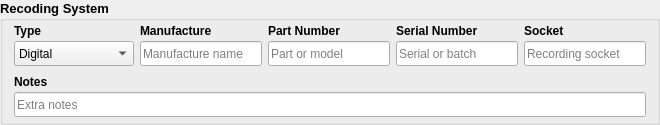
        <widget class="QGroupBox" name="sysGroup">
         <property name="minimumSize">
          <size>
           <width>660</width>
           <height>125</height>
          </size>
         </property>
         <property name="maximumSize">
          <size>
           <width>16777215</width>
           <height>125</height>
          </size>
         </property>
         <property name="font">
          <font>
           <pointsize>10</pointsize>
           <bold>true</bold>
          </font>
         </property>
         <property name="title">
          <string>Recoding System</string>
         </property>
         <layout class="QVBoxLayout" name="sysLayout">
          <property name="topMargin">
           <number>0</number>
          </property>
          <property name="bottomMargin">
           <number>6</number>
          </property>
          <item>
           <layout class="QHBoxLayout" name="sysStdLayout">
            <item>
             <layout class="QVBoxLayout" name="sysTypLayout">
              <property name="spacing">
               <number>0</number>
              </property>
              <item>
               <widget class="QLabel" name="sysTypLabel">
                <property name="minimumSize">
                 <size>
                  <width>0</width>
                  <height>20</height>
                 </size>
                </property>
                <property name="maximumSize">
                 <size>
                  <width>16777215</width>
                  <height>20</height>
                 </size>
                </property>
                <property name="font">
                 <font>
                  <pointsize>9</pointsize>
                  <bold>true</bold>
                 </font>
                </property>
                <property name="text">
                 <string>Type</string>
                </property>
               </widget>
              </item>
              <item>
               <widget class="QComboBox" name="sysTypCombo">
                <property name="minimumSize">
                 <size>
                  <width>120</width>
                  <height>25</height>
                 </size>
                </property>
                <property name="maximumSize">
                 <size>
                  <width>120</width>
                  <height>25</height>
                 </size>
                </property>
                <property name="font">
                 <font>
                  <pointsize>9</pointsize>
                  <bold>false</bold>
                 </font>
                </property>
                <item>
                 <property name="text">
                  <string>Digital</string>
                 </property>
                </item>
                <item>
                 <property name="text">
                  <string>Analog</string>
                 </property>
                </item>
               </widget>
              </item>
             </layout>
            </item>
            <item>
             <layout class="QVBoxLayout" name="sysMfrLayout">
              <property name="spacing">
               <number>0</number>
              </property>
              <item>
               <widget class="QLabel" name="sysMfrLabel">
                <property name="minimumSize">
                 <size>
                  <width>0</width>
                  <height>20</height>
                 </size>
                </property>
                <property name="maximumSize">
                 <size>
                  <width>16777215</width>
                  <height>20</height>
                 </size>
                </property>
                <property name="font">
                 <font>
                  <pointsize>9</pointsize>
                  <bold>true</bold>
                 </font>
                </property>
                <property name="text">
                 <string>Manufacture</string>
                </property>
               </widget>
              </item>
              <item>
               <widget class="QLineEdit" name="sysMfrLine">
                <property name="minimumSize">
                 <size>
                  <width>120</width>
                  <height>25</height>
                 </size>
                </property>
                <property name="maximumSize">
                 <size>
                  <width>16777215</width>
                  <height>25</height>
                 </size>
                </property>
                <property name="font">
                 <font>
                  <pointsize>9</pointsize>
                  <italic>false</italic>
                  <bold>false</bold>
                 </font>
                </property>
                <property name="placeholderText">
                 <string>Manufacture name</string>
                </property>
               </widget>
              </item>
             </layout>
            </item>
            <item>
             <layout class="QVBoxLayout" name="sysPrtLayout">
              <property name="spacing">
               <number>0</number>
              </property>
              <item>
               <widget class="QLabel" name="sysPrtLabel">
                <property name="minimumSize">
                 <size>
                  <width>0</width>
                  <height>20</height>
                 </size>
                </property>
                <property name="maximumSize">
                 <size>
                  <width>16777215</width>
                  <height>20</height>
                 </size>
                </property>
                <property name="font">
                 <font>
                  <pointsize>9</pointsize>
                  <bold>true</bold>
                 </font>
                </property>
                <property name="text">
                 <string>Part Number</string>
                </property>
               </widget>
              </item>
              <item>
               <widget class="QLineEdit" name="sysPrtLine">
                <property name="minimumSize">
                 <size>
                  <width>120</width>
                  <height>25</height>
                 </size>
                </property>
                <property name="maximumSize">
                 <size>
                  <width>16777215</width>
                  <height>25</height>
                 </size>
                </property>
                <property name="font">
                 <font>
                  <pointsize>9</pointsize>
                  <italic>false</italic>
                  <bold>false</bold>
                 </font>
                </property>
                <property name="placeholderText">
                 <string>Part or model</string>
                </property>
               </widget>
              </item>
             </layout>
            </item>
            <item>
             <layout class="QVBoxLayout" name="sysSrnLayout">
              <property name="spacing">
               <number>0</number>
              </property>
              <item>
               <widget class="QLabel" name="sysSrnLabel">
                <property name="minimumSize">
                 <size>
                  <width>0</width>
                  <height>20</height>
                 </size>
                </property>
                <property name="maximumSize">
                 <size>
                  <width>16777215</width>
                  <height>20</height>
                 </size>
                </property>
                <property name="font">
                 <font>
                  <pointsize>9</pointsize>
                  <bold>true</bold>
                 </font>
                </property>
                <property name="text">
                 <string>Serial Number</string>
                </property>
               </widget>
              </item>
              <item>
               <widget class="QLineEdit" name="sysSrnLine">
                <property name="minimumSize">
                 <size>
                  <width>120</width>
                  <height>25</height>
                 </size>
                </property>
                <property name="maximumSize">
                 <size>
                  <width>16777215</width>
                  <height>25</height>
                 </size>
                </property>
                <property name="font">
                 <font>
                  <pointsize>9</pointsize>
                  <bold>false</bold>
                 </font>
                </property>
                <property name="placeholderText">
                 <string>Serial or batch</string>
                </property>
               </widget>
              </item>
             </layout>
            </item>
            <item>
             <layout class="QVBoxLayout" name="sysSocLayout">
              <property name="spacing">
               <number>0</number>
              </property>
              <item>
               <widget class="QLabel" name="sysSocLabel">
                <property name="minimumSize">
                 <size>
                  <width>0</width>
                  <height>20</height>
                 </size>
                </property>
                <property name="maximumSize">
                 <size>
                  <width>16777215</width>
                  <height>20</height>
                 </size>
                </property>
                <property name="font">
                 <font>
                  <pointsize>9</pointsize>
                  <bold>true</bold>
                 </font>
                </property>
                <property name="text">
                 <string>Socket</string>
                </property>
               </widget>
              </item>
              <item>
               <widget class="QLineEdit" name="sysSocLine">
                <property name="minimumSize">
                 <size>
                  <width>120</width>
                  <height>25</height>
                 </size>
                </property>
                <property name="maximumSize">
                 <size>
                  <width>16777215</width>
                  <height>25</height>
                 </size>
                </property>
                <property name="font">
                 <font>
                  <pointsize>9</pointsize>
                  <bold>false</bold>
                 </font>
                </property>
                <property name="placeholderText">
                 <string>Recording socket</string>
                </property>
               </widget>
              </item>
             </layout>
            </item>
           </layout>
          </item>
          <item>
           <layout class="QVBoxLayout" name="sysNoteLayout">
            <property name="spacing">
             <number>0</number>
            </property>
            <item>
             <widget class="QLabel" name="sysNoteLabel">
              <property name="minimumSize">
               <size>
                <width>0</width>
                <height>20</height>
               </size>
              </property>
              <property name="maximumSize">
               <size>
                <width>16777215</width>
                <height>20</height>
               </size>
              </property>
              <property name="font">
               <font>
                <pointsize>9</pointsize>
                <bold>true</bold>
               </font>
              </property>
              <property name="text">
               <string>Notes</string>
              </property>
             </widget>
            </item>
            <item>
             <widget class="QLineEdit" name="sysNoteLine">
              <property name="minimumSize">
               <size>
                <width>500</width>
                <height>25</height>
               </size>
              </property>
              <property name="maximumSize">
               <size>
                <width>16777215</width>
                <height>25</height>
               </size>
              </property>
              <property name="font">
               <font>
                <pointsize>9</pointsize>
                <bold>false</bold>
               </font>
              </property>
              <property name="placeholderText">
               <string>Extra notes</string>
              </property>
             </widget>
            </item>
           </layout>
          </item>
         </layout>
        </widget>
